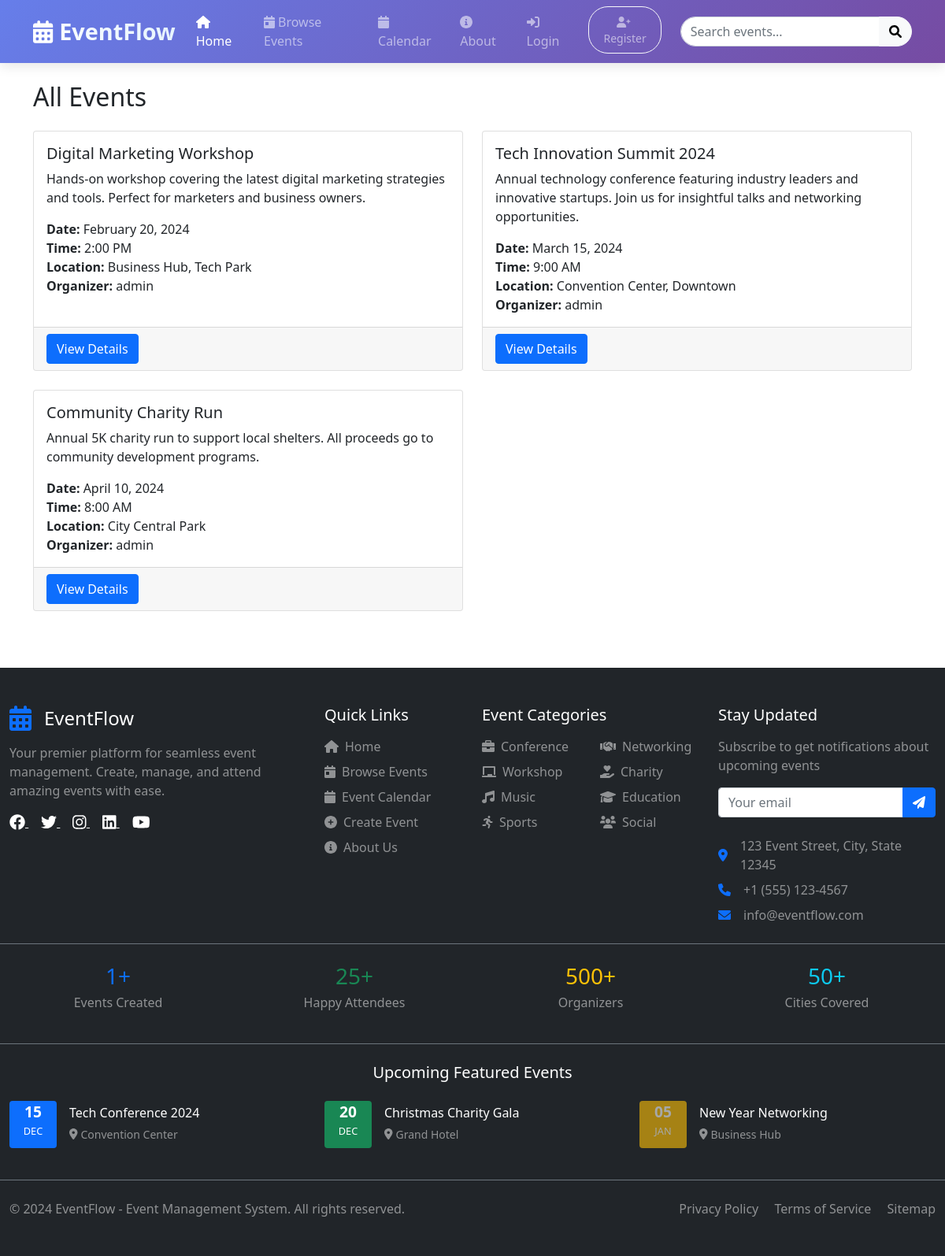
Screenshot of /events.php with the database file from the repository.
### tables this page shows
CREATE TABLE events (
    id INT AUTO_INCREMENT PRIMARY KEY,
    title VARCHAR(255) NOT NULL,
    description TEXT,
    event_date DATE NOT NULL,
    event_time TIME NOT NULL,
    location VARCHAR(255) NOT NULL,
    max_participants INT,
    event_type ENUM('conference', 'workshop', 'seminar', 'networking', 'social', 'sports', 'charity', 'concert', 'exhibition', 'other') DEFAULT 'other',
    price DECIMAL(10,2) DEFAULT 0.00,
    category_id INT,
    featured BOOLEAN DEFAULT FALSE,
    created_by INT,
    created_at TIMESTAMP DEFAULT CURRENT_TIMESTAMP,
    FOREIGN KEY (category_id) REFERENCES categories(id),
    FOREIGN KEY (created_by) REFERENCES users(id)
);

CREATE TABLE users (
    id INT AUTO_INCREMENT PRIMARY KEY,
    username VARCHAR(50) UNIQUE NOT NULL,
    email VARCHAR(100) UNIQUE NOT NULL,
    password VARCHAR(255) NOT NULL,
    user_type ENUM('admin', 'user') DEFAULT 'user',
    created_at TIMESTAMP DEFAULT CURRENT_TIMESTAMP
);

### events.php (the view, shortened to what this page needs)
<?php
include 'includes/header.php';
include 'includes/db.php';
$stmt = $pdo->query("SELECT e.*, u.username as creator FROM events e LEFT JOIN users u ON e.created_by = u.id ORDER BY e.event_date");
$events = $stmt->fetchAll();
?>
<h2>All Events</h2>
<div class="row mt-4">
    <?php foreach($events as $event): ?>
    <div class="col-md-6 mb-4">
        <div class="card h-100">
            <div class="card-body">
                <h5 class="card-title"><?php echo htmlspecialchars($event['title']); ?></h5>
                <p class="card-text"><?php echo htmlspecialchars($event['description']); ?></p>
                <p class="card-text">
                    <strong>Date:</strong> <?php echo date('F j, Y', strtotime($event['event_date'])); ?><br>
                    <strong>Time:</strong> <?php echo date('g:i A', strtotime($event['event_time'])); ?><br>
                    <strong>Location:</strong> <?php echo htmlspecialchars($event['location']); ?><br>
                    <strong>Organizer:</strong> <?php echo htmlspecialchars($event['creator']); ?>
                </p>
            </div>
            <div class="card-footer">
                <a href="event_detail.php?id=<?php echo $event['id']; ?>" class="btn btn-primary">View Details</a>
            </div>
        </div>
    </div>
    <?php endforeach; ?>
</div>
<?php include 'includes/footer.php'; ?>

### rows the page displays
events: title "Digital Marketing Workshop", description "Hands-on workshop covering the latest digital marketing strategies and tools. Perfect for marketers and business owners.", event_date "February 20, 2024", event_time "2:00 PM", location "Business Hub, Tech Park", created_by.username "admin"
events: title "Tech Innovation Summit 2024", description "Annual technology conference featuring industry leaders and innovative startups. Join us for insightful talks and networking opportunities.", event_date "March 15, 2024", event_time "9:00 AM", location "Convention Center, Downtown", created_by.username "admin"
events: title "Community Charity Run", description "Annual 5K charity run to support local shelters. All proceeds go to community development programs.", event_date "April 10, 2024", event_time "8:00 AM", location "City Central Park", created_by.username "admin"
